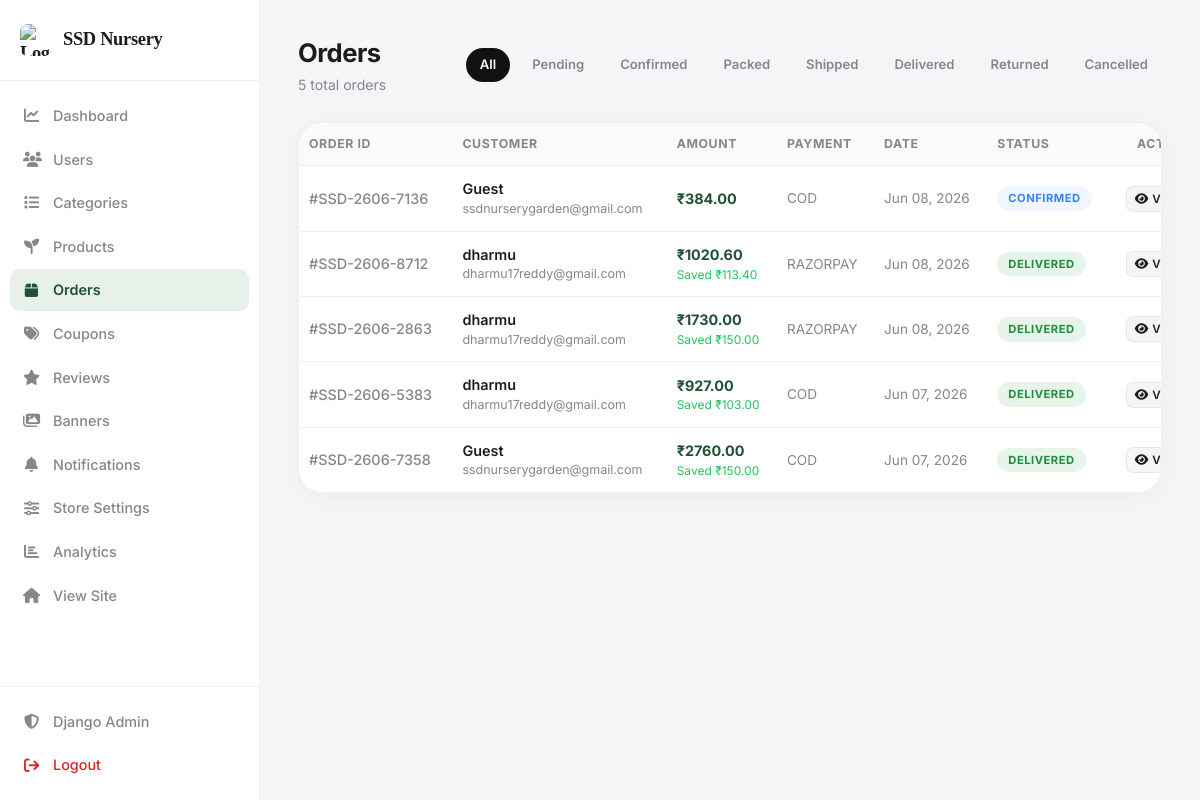
Screenshot of /dashboard/orders/ (signed in) with the database file from the repository.
### web/models.py (models this page shows, shortened)
class Order(models.Model):
    STATUS_CHOICES = [
        ("Pending",   "Pending"),
        ("Confirmed", "Confirmed"),
        ("Packed",    "Packed"),
        ("Shipped",   "Shipped"),
        ("Delivered", "Delivered"),
        ("Returned", "Returned"),
        ("Cancelled", "Cancelled"),
    ]
    PAYMENT_CHOICES = [
        ("cod",       "Cash On Delivery"),
        ("razorpay",  "Razorpay"),
        ("online",    "Online Payment"),
    ]
    user              = models.ForeignKey(
        User, on_delete=models.CASCADE, related_name="orders"
    )
    order_number = models.CharField(
        max_length=20,
        unique=True,
        blank=True,
        null=True
    )
    total_amount      = models.DecimalField(max_digits=12, decimal_places=2, default=0)
    discount_amount   = models.DecimalField(max_digits=10, decimal_places=2, default=0)
    status            = models.CharField(
        max_length=20, choices=STATUS_CHOICES, default="Pending"
    )
    payment_method    = models.CharField(
        max_length=50, choices=PAYMENT_CHOICES, default="cod", blank=True
    )
    payment_id        = models.CharField(max_length=200, blank=True)
    razorpay_order_id = models.CharField(max_length=200, blank=True)
    address           = models.TextField(blank=True)
    coupon            = models.ForeignKey(
        Coupon, on_delete=models.SET_NULL, null=True, blank=True
    )
    notes             = models.TextField(blank=True)
    tracking_id       = models.CharField(max_length=100, blank=True)
    delivery_partner  = models.CharField(
        max_length=30, choices=DELIVERY_PARTNERS, blank=True, default=""
    )
    shipped_at        = models.DateTimeField(null=True, blank=True)
    delivered_at      = models.DateTimeField(null=True, blank=True)
    created_at        = models.DateTimeField(auto_now_add=True)
    updated_at        = models.DateTimeField(auto_now=True)
    class Meta:
        ordering = ["-created_at"]
    @property
    def tracking_url(self):
        base = DELIVERY_PARTNER_URLS.get(self.delivery_partner, "")
        return (base + self.tracking_id) if base and self.tracking_id else ""
    @property
    def delivery_partner_display(self):
        return dict(DELIVERY_PARTNERS).get(self.delivery_partner, "")

### web/views.py (the view)
    def wrapper(request, *args, **kwargs):
        if not request.user.is_authenticated or not request.user.is_superuser:
            return redirect("/")
        return func(request, *args, **kwargs)

### web/context_processors.py (called while the page is built)
def user_profile(request):
    notifications = Notification.objects.filter(is_active=True).order_by("-id")[:5]
    return {"notifications": notifications}

def cart_count(request):
    count = 0
    if request.user.is_authenticated:
        count = sum(
            i.quantity
            for i in CartItem.objects.filter(user=request.user)
        )
    return {
        "cart_count": count
    }

### web/models.py (called while the page is built)
    @property
    def subtotal(self):
        return self.price * self.quantity

### web/views.py (called while the page is built)
def _admin_required(func):
    def wrapper(request, *args, **kwargs):
        if not request.user.is_authenticated or not request.user.is_superuser:
            return redirect("/")
        return func(request, *args, **kwargs)
    wrapper.__name__ = func.__name__
    return wrapper

@login_required
@_admin_required
def order_list(request):
    statuses = [
        "Pending",
        "Confirmed",
        "Packed",
        "Shipped",
        "Delivered",
        "Returned",
        "Cancelled",
    ]
    orders = (
        Order.objects
        .select_related("user")
        .prefetch_related("items")
        .order_by("-id")
    )
    selected_status = request.GET.get("status", "").strip()
    if selected_status == "waiting_shipment":
        orders = orders.filter(
            status__in=["Confirmed", "Packed"]
        )
    elif selected_status:
        orders = orders.filter(
            status__iexact=selected_status
        )
    return render(
        request,
        "web/admin/orders.html",
        {
            "orders": orders,
            "statuses": statuses,
            "selected_status": selected_status,
        }
    )

### web/templates/web/admin/orders.html (shortened to what this page needs)
{% load static %}
<!DOCTYPE html>
<html lang="en">
<head>
<link rel="stylesheet" href="https://cdnjs.cloudflare.com/ajax/libs/font-awesome/6.5.2/css/all.min.css">
<link rel="stylesheet" href="{% static 'css/admin.css' %}">
</head>
<body>
<div class="admin-layout">
    {% include "web/admin/_sidebar.html" %}
    <main class="main-content">
        <header class="top-header">
            <div class="header-left">
                <div>
                    <h1 class="page-title">Orders</h1>
                    <p class="page-subtitle">{{ orders|length }} total orders</p>
                </div>
            </div>
            <div style="display:flex;gap:8px;flex-wrap:wrap;">
                <a href="?" style="padding:7px 14px;border-radius:20px;font-size:.82rem;font-weight:600;text-decoration:none;background:{% if not selected_status %}#111{% else %}var(--bg-body){% endif %};color:{% if not selected_status %}white{% else %}var(--text-secondary){% endif %};">All</a>
                {% for s in statuses %}
                <a href="?status={{ s|urlencode }}"
                style="padding:7px 14px;border-radius:20px;font-size:.82rem;font-weight:600;text-decoration:none;background:{% if selected_status == s %}#111{% else %}var(--bg-body){% endif %};color:{% if selected_status == s %}white{% else %}var(--text-secondary){% endif %};">
                {{ s }}
                </a>
                {% endfor %}
            </div>
        </header>
        <div class="data-card">
            <div class="table-responsive">
                <table>
                    <thead>
                        <tr>
                            <th>Order ID</th>
                            <th>Customer</th>
                            <th>Amount</th>
                            <th>Payment</th>
                            <th>Date</th>
                            <th>Status</th>
                            <th style="text-align:right">Action</th>
                        </tr>
                    </thead>
                    <tbody>
                        {% for o in orders %}
                        <tr>
                            <td style="color:var(--text-secondary);font-weight:500;">#{{ o.order_number }}</td>
                            <td>
                                <div style="font-weight:600;">{{ o.user.first_name|default:"Guest" }}</div>
                                <div style="font-size:.78rem;color:var(--text-secondary);">{{ o.user.email }}</div>
                            </td>
                            <td>
                                <div style="font-weight:700;color:var(--accent);">₹{{ o.total_amount }}</div>
                                {% if o.discount_amount > 0 %}
                                <div style="font-size:.75rem;color:#22C55E;">Saved ₹{{ o.discount_amount }}</div>
                                {% endif %}
                            </td>
                            <td style="color:var(--text-secondary);font-size:.85rem;">{{ o.payment_method|upper|default:"—" }}</td>
                            <td style="color:var(--text-secondary);font-size:.85rem;">{{ o.created_at|date:"M d, Y" }}</td>
                            <td>
                                {% if o.status == 'Pending' %}<span class="badge badge-pending">{{ o.status }}</span>
                                {% elif o.status == 'Delivered' %}<span class="badge badge-delivered">{{ o.status }}</span>
                                {% elif o.status == 'Returned' %}<span class="badge badge-returned">{{ o.status }}</span>
                                {% elif o.status == 'Cancelled' %}<span class="badge badge-cancelled">{{ o.status }}</span>
                                {% elif o.status == 'Shipped' %}<span class="badge" style="background:#F0FDF4;color:#15803D;">{{ o.status }}</span>
                                {% else %}<span class="badge badge-confirmed">{{ o.status }}</span>{% endif %}
                            </td>
                            <td style="text-align:right;">
                                <button class="btn-view-detail" onclick="openOrderModal('{{ o.order_number }}')">
                                    <i class="fa-solid fa-eye"></i> View
                                </button>
                            </td>
                        </tr>
                        {% empty %}
                        <tr class="empty-row">
                            <td colspan="7"><i class="fa-solid fa-box-open"></i><br>No orders yet</td>
                        </tr>
                        {% endfor %}
                    </tbody>
                </table>
            </div>
        </div>
    </main>
</div>
</body>
</html>

### web/templates/web/admin/orders.html (style rules this page uses)
.btn-view-detail { display:inline-flex; align-items:center; justify-content:center; gap:4px; padding:6px 10px; min-width:auto; font-size:.75rem; font-weight:600; border-radius:7px; background:var(--bg-body); border:1px solid var(--border); color:var(--text-primary); cursor:pointer; transition:.2s; }
.btn-view-detail i { font-size:.75rem; }
.data-card { overflow:hidden; }
.table-responsive { overflow-x:hidden !important; }
table { width:100%; }
table th, table td { padding:12px 10px; word-wrap:break-word; }
.btn-view-detail { padding:5px 8px; font-size:.72rem; min-width:60px; }
.data-card { overflow-x:auto; }
.table-responsive { overflow-x:auto !important; -webkit-overflow-scrolling:touch; }
table { min-width:900px; }

### rows the page displays
Order: order_number "SSD-2606-7136", user.first_name "Guest", user.email "ssdnurserygarden@gmail.com", total_amount "384.00", payment_method "COD", created_at "Jun 08, 2026", status "CONFIRMED"
Order: order_number "SSD-2606-8712", user.first_name "dharmu", user.email "dharmu17reddy@gmail.com", total_amount "1020.60", discount_amount "113.40", payment_method "RAZORPAY", created_at "Jun 08, 2026", status "DELIVERED"
Order: order_number "SSD-2606-2863", user.first_name "dharmu", user.email "dharmu17reddy@gmail.com", total_amount "1730.00", discount_amount "150.00", payment_method "RAZORPAY", created_at "Jun 08, 2026", status "DELIVERED"
Order: order_number "SSD-2606-5383", user.first_name "dharmu", user.email "dharmu17reddy@gmail.com", total_amount "927.00", discount_amount "103.00", payment_method "COD", created_at "Jun 07, 2026", status "DELIVERED"
Order: order_number "SSD-2606-7358", user.first_name "Guest", user.email "ssdnurserygarden@gmail.com", total_amount "2760.00", discount_amount "150.00", payment_method "COD", created_at "Jun 07, 2026", status "DELIVERED"

### other values shown
{{ orders|length }} "5"
{{ s }} "Pending" "Confirmed" "Packed" "Shipped" "Delivered" "Returned" "Cancelled"
